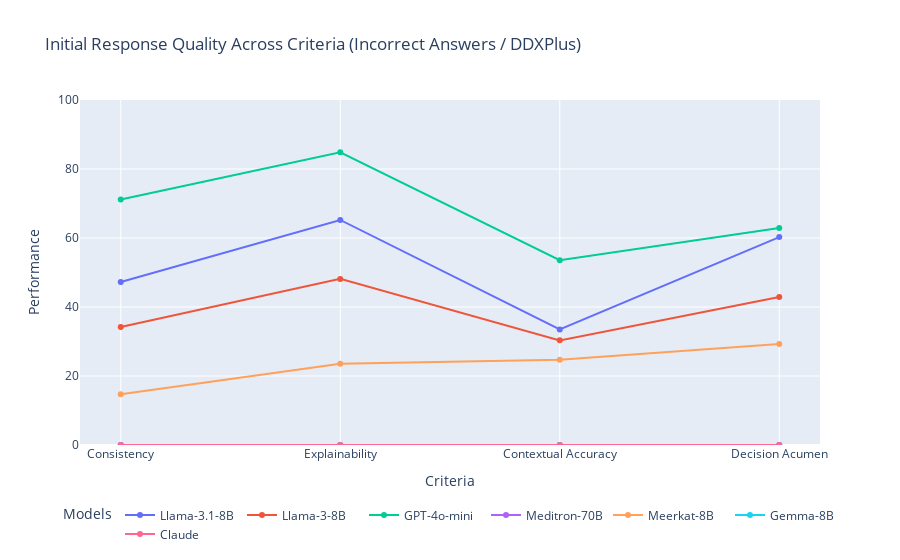

Write notebook code for a chart like this one.
### Code cell
import plotly.graph_objects as go

categories = ['Consistency', 'Explainability', 'Contextual Accuracy', 'Decision Acumen']
models = [
    ("Llama-3.1-8B", [47.27, 65.23, 33.49, 60.26]),
    ("Llama-3-8B", [34.20, 48.15, 30.33, 42.92]),
    ("GPT-4o-mini", [71.16, 84.82, 53.57, 62.90]),
    ("Meditron-70B", [0, 0, 0, 0]),
    ("Meerkat-8B", [14.70, 23.52, 24.68, 29.27]),
    ("Gemma-8B", [0, 0, 0, 0]),
    ("Claude", [0, 0, 0, 0])
]

fig = go.Figure()

# Add traces for each model
for model_name, values in models:
    fig.add_trace(go.Scatter(
        x=categories,
        y=values,
        mode='lines+markers',
        name=model_name,
        text=[f"{value:.2f}" for value in values],  # Add hover text for values
        hoverinfo="text+name"
    ))

# Update layout
fig.update_layout(
    title="Initial Response Quality Across Criteria (Incorrect Answers / DDXPlus)",
    xaxis=dict(
        title="Criteria",
        tickmode="linear",
        tickvals=list(range(len(categories))),
        ticktext=categories
    ),
    yaxis=dict(
        title="Performance",
        range=[0, 100]
    ),
    legend=dict(
        title="Models",
        orientation="h",
        yanchor="bottom",
        y=-0.3,
        xanchor="center",
        x=0.5
    )
)

fig.show()

### Figure 1 — Plotly figure (JSON) as saved in the notebook; plotly's stock layout.template omitted (floating-point values rounded to 4 significant figures)
{"data": [{"hoverinfo": "text+name", "mode": "lines+markers", "name": "Llama-3.1-8B", "text": ["47.27", "65.23", "33.49", "60.26"], "type": "scatter", "x": ["Consistency", "Explainability", "Contextual Accuracy", "Decision Acumen"], "y": [47.27, 65.23, 33.49, 60.26]}, {"hoverinfo": "text+name", "mode": "lines+markers", "name": "Llama-3-8B", "text": ["34.20", "48.15", "30.33", "42.92"], "type": "scatter", "x": ["Consistency", "Explainability", "Contextual Accuracy", "Decision Acumen"], "y": [34.2, 48.15, 30.33, 42.92]}, {"hoverinfo": "text+name", "mode": "lines+markers", "name": "GPT-4o-mini", "text": ["71.16", "84.82", "53.57", "62.90"], "type": "scatter", "x": ["Consistency", "Explainability", "Contextual Accuracy", "Decision Acumen"], "y": [71.16, 84.82, 53.57, 62.9]}, {"hoverinfo": "text+name", "mode": "lines+markers", "name": "Meditron-70B", "text": ["0.00", "0.00", "0.00", "0.00"], "type": "scatter", "x": ["Consistency", "Explainability", "Contextual Accuracy", "Decision Acumen"], "y": [0, 0, 0, 0]}, {"hoverinfo": "text+name", "mode": "lines+markers", "name": "Meerkat-8B", "text": ["14.70", "23.52", "24.68", "29.27"], "type": "scatter", "x": ["Consistency", "Explainability", "Contextual Accuracy", "Decision Acumen"], "y": [14.7, 23.52, 24.68, 29.27]}, {"hoverinfo": "text+name", "mode": "lines+markers", "name": "Gemma-8B", "text": ["0.00", "0.00", "0.00", "0.00"], "type": "scatter", "x": ["Consistency", "Explainability", "Contextual Accuracy", "Decision Acumen"], "y": [0, 0, 0, 0]}, {"hoverinfo": "text+name", "mode": "lines+markers", "name": "Claude", "text": ["0.00", "0.00", "0.00", "0.00"], "type": "scatter", "x": ["Consistency", "Explainability", "Contextual Accuracy", "Decision Acumen"], "y": [0, 0, 0, 0]}], "layout": {"legend": {"orientation": "h", "title": {"text": "Models"}, "x": 0.5, "xanchor": "center", "y": -0.3, "yanchor": "bottom"}, "title": {"text": "Initial Response Quality Across Criteria (Incorrect Answers / DDXPlus)"}, "xaxis": {"tickmode": "linear", "ticktext": ["Consistency", "Explainability", "Contextual Accuracy", "Decision Acumen"], "tickvals": [0, 1, 2, 3], "title": {"text": "Criteria"}}, "yaxis": {"range": [0, 100], "title": {"text": "Performance"}}}}
